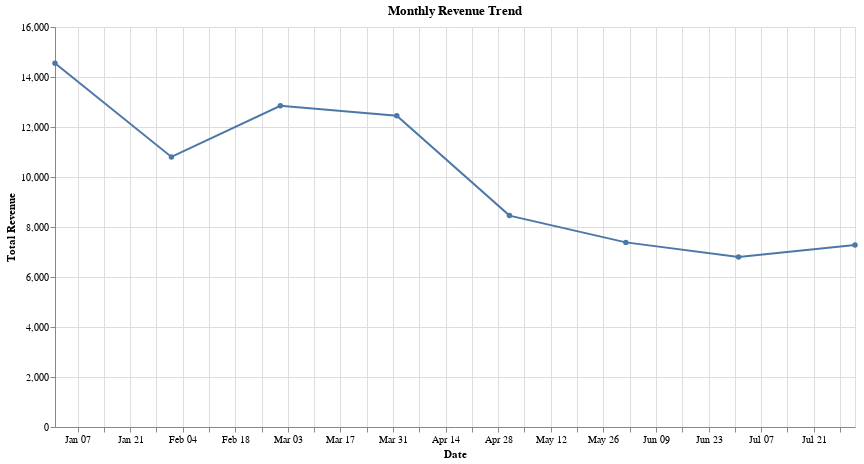

Write notebook code for a chart like this one.
### Code cell
df['Date'] = pd.to_datetime(df['Date'])
df_trend = df.groupby(df['Date'].dt.to_period('M'))['Total Revenue'].sum().reset_index()
df_trend['Date'] = df_trend['Date'].dt.to_timestamp()

alt.Chart(df_trend).mark_line(point=True).encode(
    x='Date',
    y='Total Revenue',
    tooltip=['Date', 'Total Revenue']
).properties(
    title='Monthly Revenue Trend',
    width=800,
    height=400
)

### Figure 1 — Vega-Lite specification as saved in the notebook (floating-point values rounded to 4 significant figures)
{"config": {"view": {"continuousWidth": 300, "continuousHeight": 300}}, "data": {"name": "data-ea8370e05cda268f5db7b71c8826b19d"}, "mark": {"type": "line", "point": true}, "encoding": {"tooltip": [{"field": "Date", "type": "temporal"}, {"field": "Total Revenue", "type": "quantitative"}], "x": {"field": "Date", "type": "temporal"}, "y": {"field": "Total Revenue", "type": "quantitative"}}, "height": 400, "title": "Monthly Revenue Trend", "width": 800, "$schema": "https://vega.github.io/schema/vega-lite/v5.20.1.json", "datasets": {"data-ea8370e05cda268f5db7b71c8826b19d": [{"Date": "2024-01-01T00:00:00", "Total Revenue": 14550.0}, {"Date": "2024-02-01T00:00:00", "Total Revenue": 10800.0}, {"Date": "2024-03-01T00:00:00", "Total Revenue": 12850.0}, {"Date": "2024-04-01T00:00:00", "Total Revenue": 12450.0}, {"Date": "2024-05-01T00:00:00", "Total Revenue": 8455.0}, {"Date": "2024-06-01T00:00:00", "Total Revenue": 7385.0}, {"Date": "2024-07-01T00:00:00", "Total Revenue": 6797.0}, {"Date": "2024-08-01T00:00:00", "Total Revenue": 7278.0}]}}
